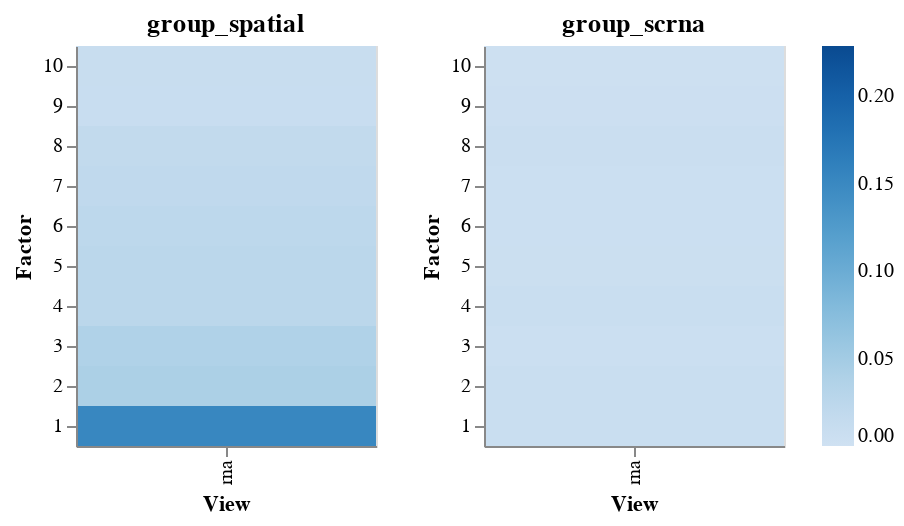

This figure's notebook cell:
### Code cell
plot_variance_explained(prismo_model)

### Figure 1 — Vega specification as saved in the notebook (floating-point values rounded to 4 significant figures)
{"$schema": "https://vega.github.io/schema/vega/v5.json", "data": [{"name": "source_0"}, {"name": "source_1"}, {"name": "data_0", "values": [{"Factor": 1, "Variance Explained": 0.1525, "View": "rna"}, {"Factor": 2, "Variance Explained": 0.04139, "View": "rna"}, {"Factor": 3, "Variance Explained": 0.03737, "View": "rna"}, {"Factor": 4, "Variance Explained": 0.02627, "View": "rna"}, {"Factor": 5, "Variance Explained": 0.02615, "View": "rna"}, {"Factor": 6, "Variance Explained": 0.02395, "View": "rna"}, {"Factor": 7, "Variance Explained": 0.0199, "View": "rna"}, {"Factor": 8, "Variance Explained": 0.01774, "View": "rna"}, {"Factor": 9, "Variance Explained": 0.009254, "View": "rna"}, {"Factor": 10, "Variance Explained": 0.009531, "View": "rna"}]}, {"name": "data_1", "values": [{"Factor": 1, "Variance Explained": 0.008307, "View": "rna"}, {"Factor": 2, "Variance Explained": 0.007904, "View": "rna"}, {"Factor": 3, "Variance Explained": 0.005711, "View": "rna"}, {"Factor": 4, "Variance Explained": 0.00789, "View": "rna"}, {"Factor": 5, "Variance Explained": 0.005904, "View": "rna"}, {"Factor": 6, "Variance Explained": 0.005649, "View": "rna"}, {"Factor": 7, "Variance Explained": 0.005288, "View": "rna"}, {"Factor": 8, "Variance Explained": 0.007367, "View": "rna"}, {"Factor": 9, "Variance Explained": 0.004198, "View": "rna"}, {"Factor": 10, "Variance Explained": 0.003125, "View": "rna"}]}, {"name": "data_0_concat_0_x_domain_View", "values": [{"View": "rna"}]}, {"name": "source_0_concat_0_y_domain_Factor", "values": [{"Factor": 1, "sort_field": 1}, {"Factor": 2, "sort_field": 2}, {"Factor": 3, "sort_field": 3}, {"Factor": 4, "sort_field": 4}, {"Factor": 5, "sort_field": 5}, {"Factor": 6, "sort_field": 6}, {"Factor": 7, "sort_field": 7}, {"Factor": 8, "sort_field": 8}, {"Factor": 9, "sort_field": 9}, {"Factor": 10, "sort_field": 10}]}, {"name": "data_1_concat_1_x_domain_View", "values": [{"View": "rna"}]}, {"name": "source_1_concat_1_y_domain_Factor", "values": [{"Factor": 1, "sort_field": 1}, {"Factor": 2, "sort_field": 2}, {"Factor": 3, "sort_field": 3}, {"Factor": 4, "sort_field": 4}, {"Factor": 5, "sort_field": 5}, {"Factor": 6, "sort_field": 6}, {"Factor": 7, "sort_field": 7}, {"Factor": 8, "sort_field": 8}, {"Factor": 9, "sort_field": 9}, {"Factor": 10, "sort_field": 10}]}], "signals": [{"name": "childWidth", "value": 150}], "marks": [{"type": "group", "name": "concat_0_group", "encode": {"update": {"height": {"signal": "height"}, "width": {"signal": "childWidth"}}}, "marks": [{"type": "rect", "name": "concat_0_marks", "from": {"data": "data_0"}, "encode": {"update": {"tooltip": {"signal": "{\"Factor\": format(datum[\"Factor\"], \"\"), \"View\": isValid(datum[\"View\"]) ? datum[\"View\"] : \"\"+datum[\"View\"], \"Variance Explained\": format(datum[\"Variance Explained\"], \"\")}"}, "fill": {"field": "Variance Explained", "scale": "color"}, "width": {"signal": "max(0.25, bandwidth('concat_0_x'))"}, "y": {"field": "Factor", "scale": "concat_0_y"}, "height": {"signal": "max(0.25, bandwidth('concat_0_y'))"}, "x": {"field": "View", "scale": "concat_0_x"}}}, "style": ["rect"]}], "axes": [{"scale": "concat_0_x", "grid": false, "orient": "bottom", "labelAlign": "right", "labelBaseline": "middle", "labelAngle": 270, "zindex": 1, "title": "View"}, {"scale": "concat_0_y", "grid": false, "title": "Factor", "zindex": 1, "orient": "left"}], "title": {"text": "group_spatial", "frame": "group"}, "style": "cell"}, {"type": "group", "name": "concat_1_group", "encode": {"update": {"width": {"signal": "childWidth"}, "height": {"signal": "height"}}}, "marks": [{"type": "rect", "name": "concat_1_marks", "from": {"data": "data_1"}, "encode": {"update": {"tooltip": {"signal": "{\"Factor\": format(datum[\"Factor\"], \"\"), \"View\": isValid(datum[\"View\"]) ? datum[\"View\"] : \"\"+datum[\"View\"], \"Variance Explained\": format(datum[\"Variance Explained\"], \"\")}"}, "x": {"field": "View", "scale": "concat_1_x"}, "width": {"signal": "max(0.25, bandwidth('concat_1_x'))"}, "fill": {"field": "Variance Explained", "scale": "color"}, "y": {"field": "Factor", "scale": "concat_1_y"}, "height": {"signal": "max(0.25, bandwidth('concat_1_y'))"}}}, "style": ["rect"]}], "axes": [{"scale": "concat_1_x", "title": "View", "labelAlign": "right", "labelBaseline": "middle", "zindex": 1, "labelAngle": 270, "orient": "bottom", "grid": false}, {"scale": "concat_1_y", "zindex": 1, "title": "Factor", "orient": "left", "grid": false}], "title": {"text": "group_scrna", "frame": "group"}, "style": "cell"}], "scales": [{"name": "color", "type": "linear", "domain": {"fields": [[0, 0.2287], [0, 0.01246]]}, "range": {"scheme": "blues"}, "zero": true, "interpolate": "hcl"}, {"name": "concat_0_x", "type": "band", "domain": {"data": "data_0_concat_0_x_domain_View", "field": "View", "sort": true}, "range": [0, {"signal": "childWidth"}], "paddingInner": 0, "paddingOuter": 0}, {"name": "concat_0_y", "type": "band", "domain": {"data": "source_0_concat_0_y_domain_Factor", "field": "Factor", "sort": {"op": "max", "field": "sort_field", "order": "descending"}}, "range": [0, {"signal": "height"}], "paddingOuter": 0, "paddingInner": 0}, {"name": "concat_1_x", "type": "band", "domain": {"data": "data_1_concat_1_x_domain_View", "field": "View", "sort": true}, "range": [0, {"signal": "childWidth"}], "paddingInner": 0, "paddingOuter": 0}, {"name": "concat_1_y", "type": "band", "domain": {"data": "source_1_concat_1_y_domain_Factor", "field": "Factor", "sort": {"op": "max", "field": "sort_field", "order": "descending"}}, "range": [0, {"signal": "height"}], "paddingOuter": 0, "paddingInner": 0}], "background": "white", "height": 200, "layout": {"padding": 20, "bounds": "full", "align": "each"}, "legends": [{"fill": "color", "gradientLength": {"signal": "clamp(height, 64, 200)"}}], "padding": 5}
